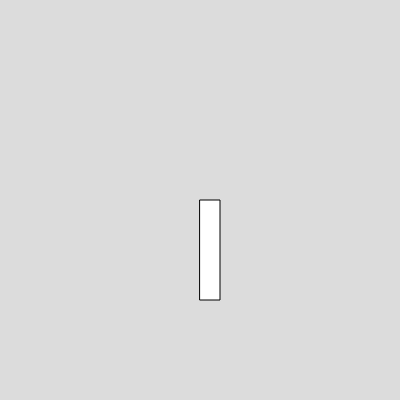
Frame 1 (no input)
Frame 60 (no input): identical to frame 1, image omitted
Frame 120 (the mouse pressed at the canvas centre since frame 60): identical to frame 1, image omitted

The p5.js sketch that drew this single still picture (run headless with seeded random() and noise() and a simulated clock; from frame 60 on, the mouse is pressed at the canvas centre):

// p5.js sketch
// ── sketch.js
function setup() {
  createCanvas(400, 400);
}

function draw() {
  background(220);
  rect(200,200,20,100);
}
